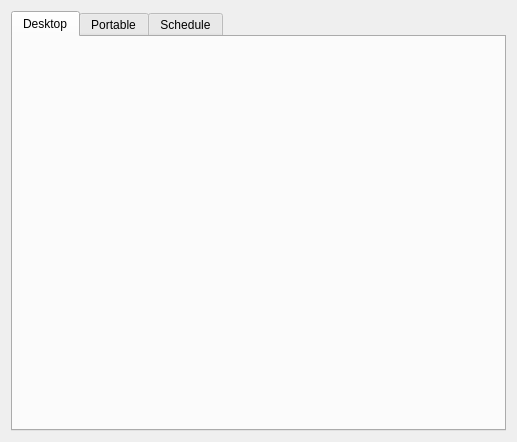
<?xml version="1.0" encoding="UTF-8"?>
<ui version="4.0">
 <class>EnergySaverForm</class>
 <widget class="QWidget" name="EnergySaverForm">
  <property name="geometry">
   <rect>
    <x>0</x>
    <y>0</y>
    <width>517</width>
    <height>442</height>
   </rect>
  </property>
  <layout class="QVBoxLayout" name="verticalLayout">
   <item>
    <widget class="QTabWidget" name="generalTabWidget">
     <property name="currentIndex">
      <number>0</number>
     </property>
     <widget class="QWidget" name="desktopTab">
      <attribute name="title">
       <string>Desktop</string>
      </attribute>
      <layout class="QVBoxLayout" name="verticalLayout_2">
       <property name="margin">
        <number>0</number>
       </property>
       <item>
        <widget class="EnergySaverPowerSettingsWidget" name="desktopACPowerSettingsWidget" native="true"/>
       </item>
      </layout>
     </widget>
     <widget class="QWidget" name="portableTab">
      <attribute name="title">
       <string>Portable</string>
      </attribute>
      <layout class="QVBoxLayout" name="verticalLayout_3">
       <item>
        <widget class="QTabWidget" name="portableTabWidget">
         <property name="currentIndex">
          <number>0</number>
         </property>
         <widget class="QWidget" name="portableBatteryPowerTab">
          <attribute name="title">
           <string>Battery</string>
          </attribute>
          <layout class="QVBoxLayout" name="verticalLayout_4">
           <item>
            <widget class="EnergySaverPowerSettingsWidget" name="portableBatteryPowerSettingsWidget" native="true"/>
           </item>
          </layout>
         </widget>
         <widget class="QWidget" name="portableACPowerTab">
          <attribute name="title">
           <string>Power Adapter</string>
          </attribute>
          <layout class="QVBoxLayout" name="verticalLayout_5">
           <item>
            <widget class="EnergySaverPowerSettingsWidget" name="portableACPowerSettingsWidget" native="true"/>
           </item>
          </layout>
         </widget>
        </widget>
       </item>
      </layout>
     </widget>
     <widget class="QWidget" name="scheduleTab">
      <attribute name="title">
       <string>Schedule</string>
      </attribute>
      <layout class="QVBoxLayout" name="verticalLayout_6">
       <item>
        <layout class="QGridLayout" name="gridLayout">
         <item row="0" column="0" colspan="2">
          <widget class="QCheckBox" name="repeatingPowerOnCheckbox">
           <property name="text">
            <string>Start up the computer</string>
           </property>
          </widget>
         </item>
         <item row="2" column="1">
          <layout class="QHBoxLayout" name="horizontalLayout_2">
           <item>
            <widget class="QComboBox" name="repeatingPowerOffEventTypeComboBox">
             <property name="enabled">
              <bool>false</bool>
             </property>
             <item>
              <property name="text">
               <string>Sleep</string>
              </property>
             </item>
             <item>
              <property name="text">
               <string>Shut Down</string>
              </property>
             </item>
            </widget>
           </item>
           <item>
            <spacer name="repeatingPowerOffTitleSpacer">
             <property name="orientation">
              <enum>Qt::Horizontal</enum>
             </property>
             <property name="sizeHint" stdset="0">
              <size>
               <width>40</width>
               <height>20</height>
              </size>
             </property>
            </spacer>
           </item>
          </layout>
         </item>
         <item row="2" column="0">
          <widget class="QCheckBox" name="repeatingPowerOffCheckbox">
           <property name="text">
            <string/>
           </property>
          </widget>
         </item>
         <item row="1" column="1">
          <layout class="QHBoxLayout" name="horizontalLayout">
           <item>
            <widget class="QComboBox" name="repeatingPowerOnWeekdaysComboBox">
             <property name="enabled">
              <bool>false</bool>
             </property>
             <item>
              <property name="text">
               <string>Weekdays</string>
              </property>
             </item>
             <item>
              <property name="text">
               <string>Weekend</string>
              </property>
             </item>
             <item>
              <property name="text">
               <string>Every Day</string>
              </property>
             </item>
             <item>
              <property name="text">
               <string>Monday</string>
              </property>
             </item>
             <item>
              <property name="text">
               <string>Tuesday</string>
              </property>
             </item>
             <item>
              <property name="text">
               <string>Wednesday</string>
              </property>
             </item>
             <item>
              <property name="text">
               <string>Thursday</string>
              </property>
             </item>
             <item>
              <property name="text">
               <string>Friday</string>
              </property>
             </item>
             <item>
              <property name="text">
               <string>Saturday</string>
              </property>
             </item>
             <item>
              <property name="text">
               <string>Sunday</string>
              </property>
             </item>
            </widget>
           </item>
           <item>
            <widget class="QLabel" name="repeatingPowerOnLabel">
             <property name="enabled">
              <bool>false</bool>
             </property>
             <property name="text">
              <string>at</string>
             </property>
             <property name="alignment">
              <set>Qt::AlignCenter</set>
             </property>
            </widget>
           </item>
           <item>
            <widget class="QTimeEdit" name="repeatingPowerOnTimeTimeEdit">
             <property name="enabled">
              <bool>false</bool>
             </property>
            </widget>
           </item>
           <item>
            <spacer name="repeatingPowerOnSpacer">
             <property name="orientation">
              <enum>Qt::Horizontal</enum>
             </property>
             <property name="sizeHint" stdset="0">
              <size>
               <width>40</width>
               <height>20</height>
              </size>
             </property>
            </spacer>
           </item>
          </layout>
         </item>
         <item row="3" column="1">
          <layout class="QHBoxLayout" name="horizontalLayout_3">
           <item>
            <widget class="QComboBox" name="repeatingPowerOffWeekdaysComboBox">
             <property name="enabled">
              <bool>false</bool>
             </property>
             <item>
              <property name="text">
               <string>Weekdays</string>
              </property>
             </item>
             <item>
              <property name="text">
               <string>Weekend</string>
              </property>
             </item>
             <item>
              <property name="text">
               <string>Every Day</string>
              </property>
             </item>
             <item>
              <property name="text">
               <string>Monday</string>
              </property>
             </item>
             <item>
              <property name="text">
               <string>Tuesday</string>
              </property>
             </item>
             <item>
              <property name="text">
               <string>Wednesday</string>
              </property>
             </item>
             <item>
              <property name="text">
               <string>Thursday</string>
              </property>
             </item>
             <item>
              <property name="text">
               <string>Friday</string>
              </property>
             </item>
             <item>
              <property name="text">
               <string>Saturday</string>
              </property>
             </item>
             <item>
              <property name="text">
               <string>Sunday</string>
              </property>
             </item>
            </widget>
           </item>
           <item>
            <widget class="QLabel" name="repeatingPowerOffLabel">
             <property name="enabled">
              <bool>false</bool>
             </property>
             <property name="text">
              <string>at</string>
             </property>
             <property name="alignment">
              <set>Qt::AlignCenter</set>
             </property>
            </widget>
           </item>
           <item>
            <widget class="QTimeEdit" name="repeatingPowerOffTimeTimeEdit">
             <property name="enabled">
              <bool>false</bool>
             </property>
            </widget>
           </item>
           <item>
            <spacer name="repeatingPowerOffSpacer">
             <property name="orientation">
              <enum>Qt::Horizontal</enum>
             </property>
             <property name="sizeHint" stdset="0">
              <size>
               <width>40</width>
               <height>20</height>
              </size>
             </property>
            </spacer>
           </item>
          </layout>
         </item>
        </layout>
       </item>
       <item>
        <spacer name="ScheduleSpacer">
         <property name="orientation">
          <enum>Qt::Vertical</enum>
         </property>
         <property name="sizeHint" stdset="0">
          <size>
           <width>20</width>
           <height>40</height>
          </size>
         </property>
        </spacer>
       </item>
      </layout>
     </widget>
    </widget>
   </item>
  </layout>
 </widget>
 <customwidgets>
  <customwidget>
   <class>EnergySaverPowerSettingsWidget</class>
   <extends>QWidget</extends>
   <header>FWAdminLib/Configurator/EnergySaverPowerSettingsWidget.h</header>
   <container>1</container>
  </customwidget>
 </customwidgets>
 <resources/>
 <connections/>
</ui>
